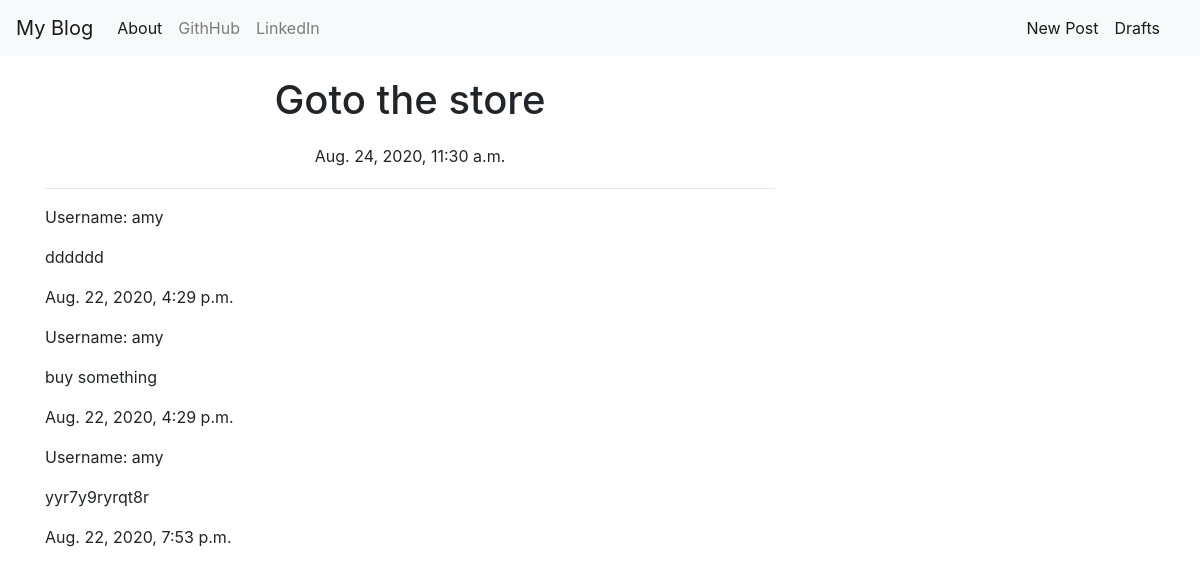
The page /detail/2/ on the database its author committed.
### blog1/models.py (models this page shows, shortened)
class Post(models.Model):
    author = models.ForeignKey(User, on_delete=models.CASCADE)
    title = models.CharField(max_length=200)
    text = models.TextField()
    created_date = models.DateTimeField(default=timezone.now)
    published_date = models.DateTimeField(blank=True,null=True)

class Comments(models.Model):
    post = models.ForeignKey(Post,related_name='comments',on_delete=models.CASCADE)
    author = models.ForeignKey(User,on_delete=models.CASCADE)
    text = models.TextField()
    commented_on = models.DateTimeField(default=timezone.now)
    approved = models.BooleanField(default=False)

### blog1/views.py (the view)
# urls.py: path('detail/<int:pk>/', views.PostDetailView.as_view(),name='detail'),
class PostDetailView(DetailView):
    model = Post

### blog1/templates/blog1/post_detail.html (shortened to what this page needs)
{% extends 'blog1/base.html' %}
{% block blockname %}
<div class="post">
    <div class="container">
        <div class="row">
            <div class="col-md-8">
                <h1 class="posttitle">{{post.title}}</h1>
                {% if post.published_date %}
                <p class="postdate">{{post.published_date}}</p>
            <hr>
            </div>
        </div>
        {% else %}
        <a class="btn btn-danger" href="{% url 'delete' post.pk %}">Delete</a>
        <a class="btn btn-success" href="{% url 'publish' post.pk %}">Publish</a>
        {% endif %}
        {% if post.comments %}
        {% for comment in post.comments.all %}
        <p>Username: {{comment.author}}</p>
        <p>{{comment.text}}</p>
        <p>{{comment.commented_on}}</p>
        {% endfor %}
        {% endif %}
    </div>
</div>
{% endblock blockname %}

### blog1/static/main.css (style rules this page uses)
.post, .postdate { margin : 20px; }
.posttitle, .postdate { text-align: center; }

### rows shown on the page
Post: title "Goto the store", published_date "Aug. 24, 2020, 11:30 a.m."
Comments: author "amy", text "dddddd", commented_on "Aug. 22, 2020, 4:29 p.m."
Comments: author "amy", text "buy something", commented_on "Aug. 22, 2020, 4:29 p.m."
Comments: author "amy", text "yyr7y9ryrqt8r", commented_on "Aug. 22, 2020, 7:53 p.m."
